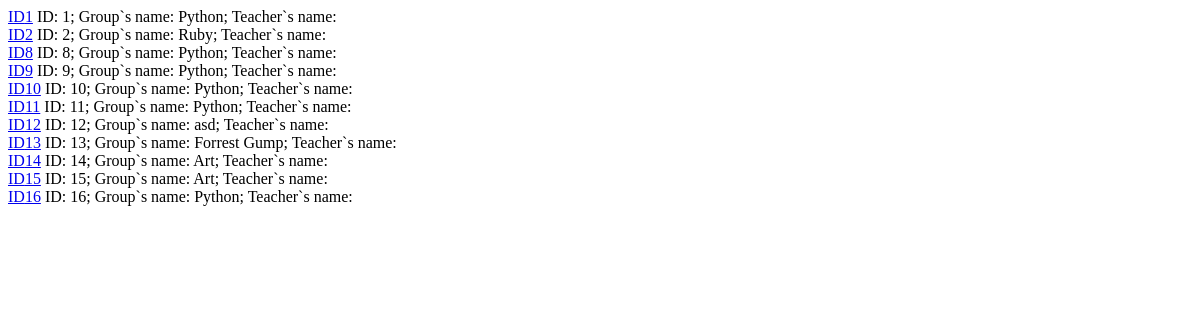
The app's page /groups/, older data.
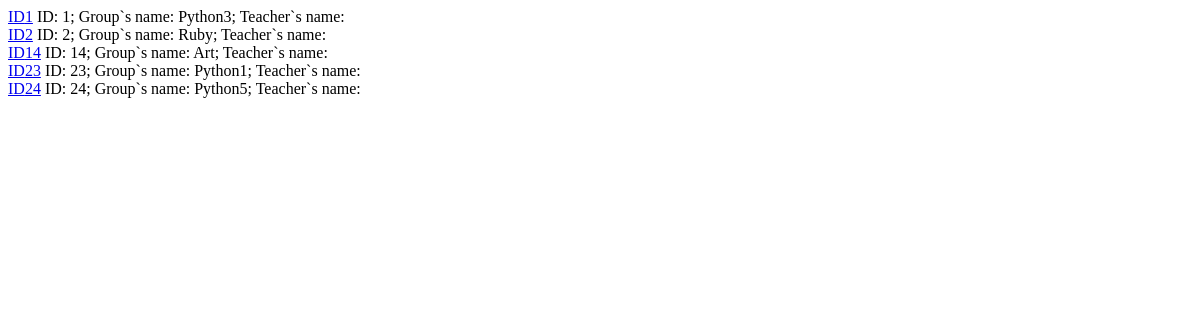
The same page, newer data.
### school_info/models.py (models this page shows, shortened)
class Group(models.Model):
    name = models.CharField(max_length=50)

### school_info/views.py (the view)
# urls.py: path("groups/", group_list, name="groups_list"),
def group_list(request):
    groups = Group.objects.all()
    return render(request, "group_list.html", {"groups": groups})

### templates/group_list.html
{% for group in groups %}
    <a href="{% url "group_edit" group.id %}"> ID{{ group.id }}</a>
    ID: {{ group.id }}; Group`s name: {{ group.name }}; Teacher`s name: {{ group.teachers}}<br>
{% endfor %}

Row changes from the older to the newer data that the page shows:
removed Group: id "8", name "Python"
removed Group: id "9", name "Python"
removed Group: id "10", name "Python"
removed Group: id "11", name "Python"
removed Group: id "12", name "asd"
removed Group: id "13", name "Forrest Gump"
removed Group: id "15", name "Art"
removed Group: id "16", name "Python"
changed Group id 1: name "Python" → "Python3"
added Group: id "23", name "Python1"
added Group: id "24", name "Python5"
